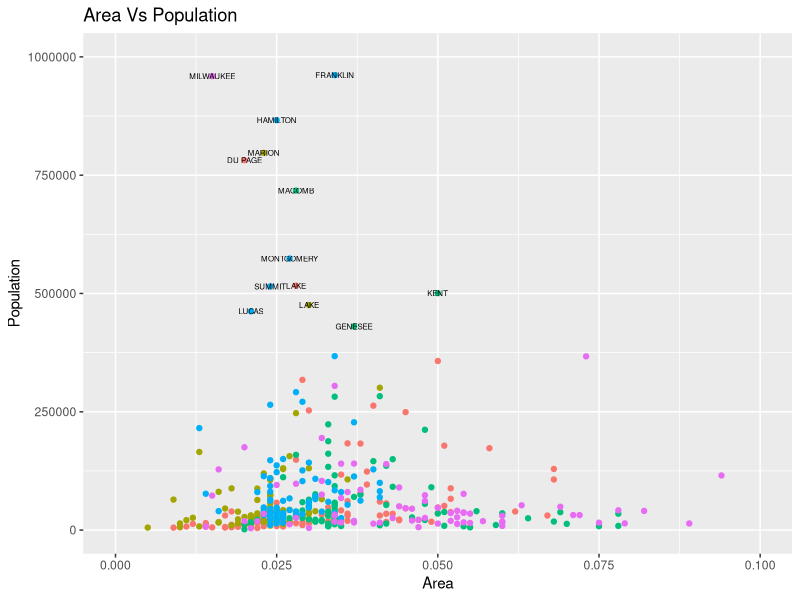
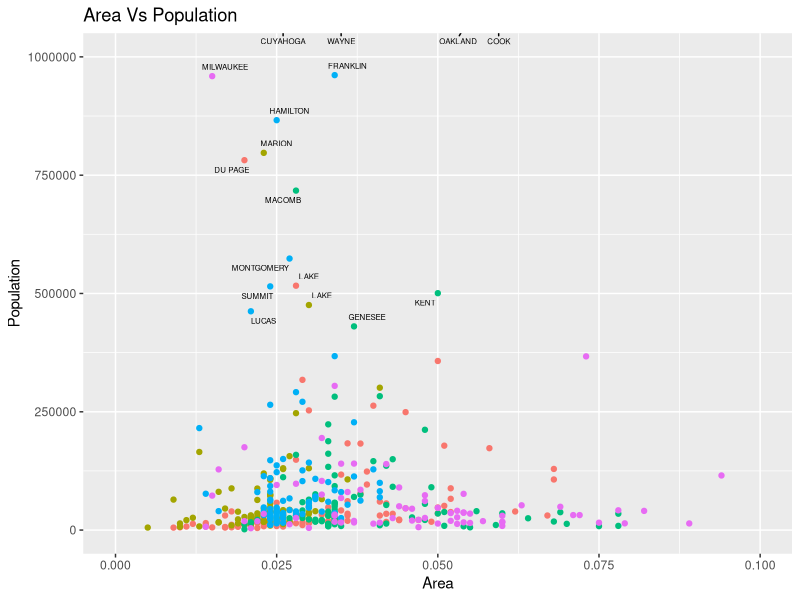
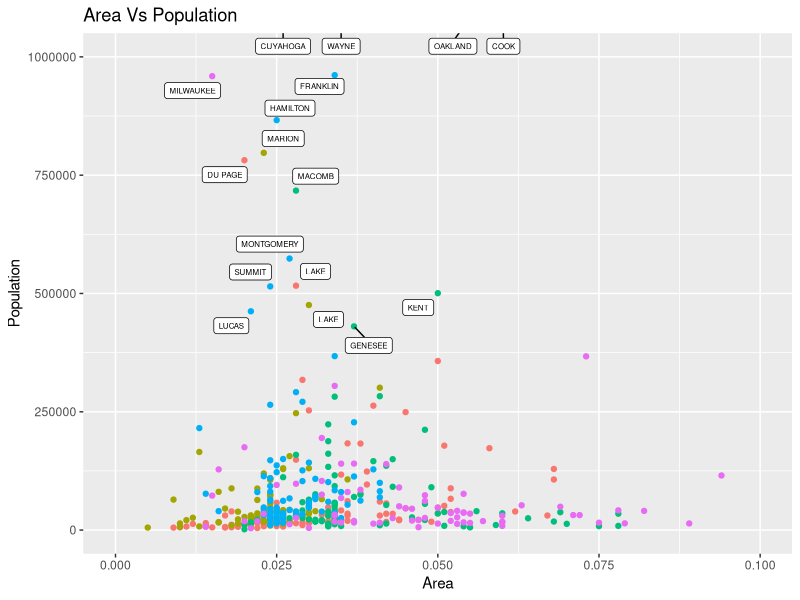
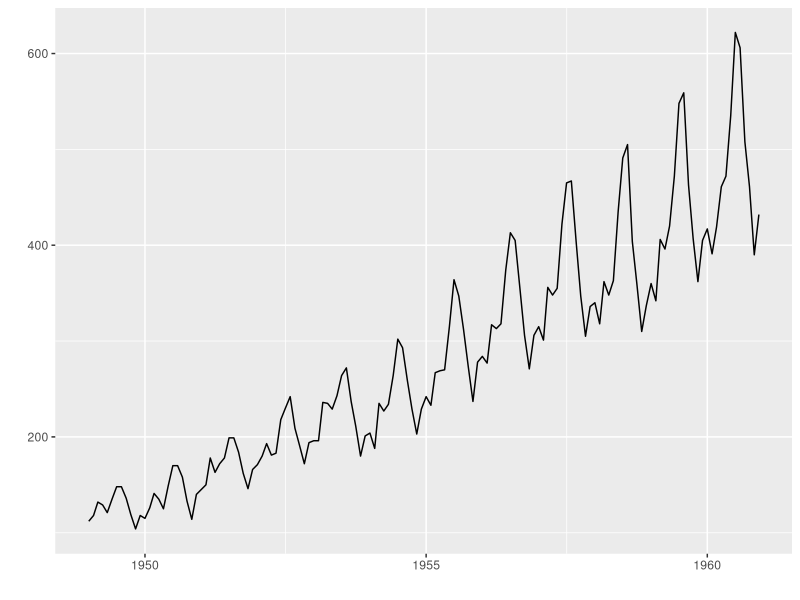
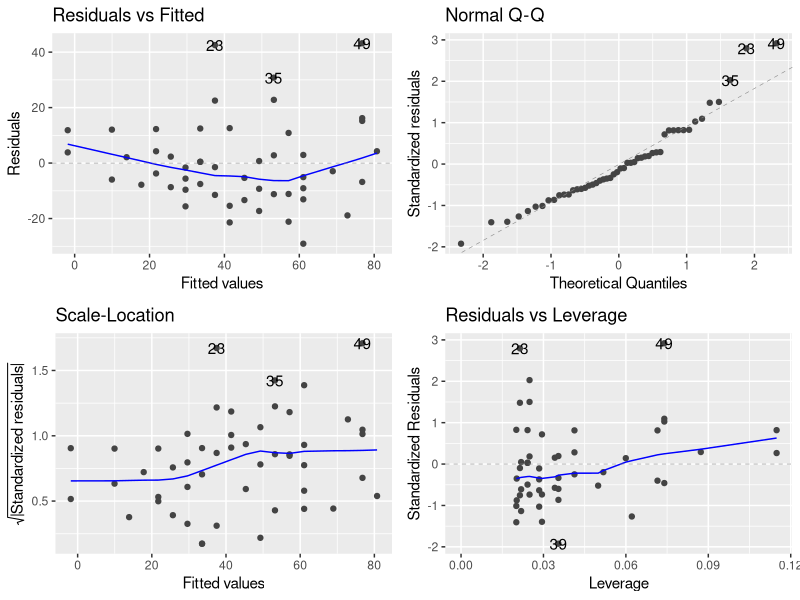
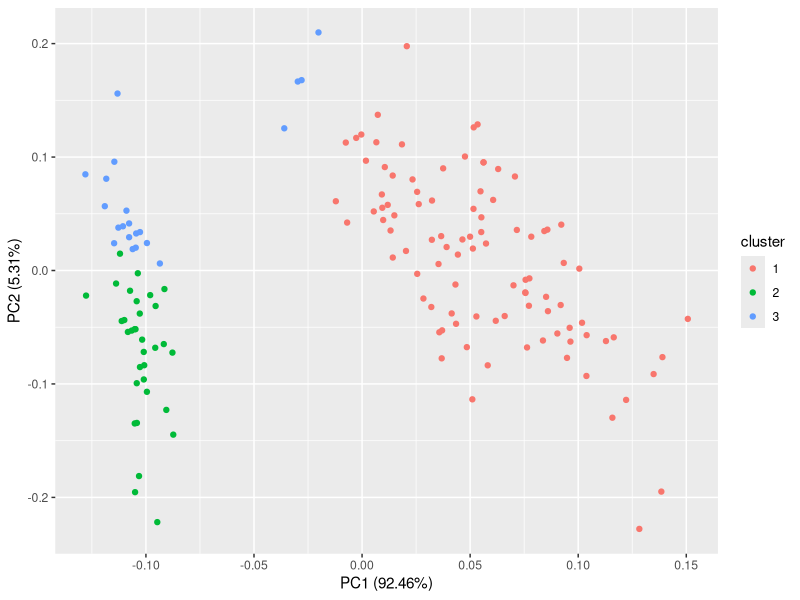

Generate these figures, in order, with R:
# Course Title: Mastering R Programming
# Author: Selva Prabhakaran
# URL: https://www.packtpub.com/big-data-and-business-intelligence/mastering-r-programming-video
# Contact: selva86@gmail.com
# Website: www.r-statistics.co

browseVignettes("ggplot2")
library(ggplot2)
library(ggrepel)
data("midwest", package = "ggplot2")
# midwest <- read.csv("http://goo.gl/G1K41K") 

# Add plot components
gg <- ggplot(midwest, aes(x=area, y=poptotal)) + 
  geom_point(aes(col=state)) + 
  coord_cartesian(xlim=c(0, 0.1), ylim=c(0, 1000000)) + 
  labs(title="Area Vs Population", y="Population", x="Area") +
  theme(legend.position="None")

midwest_sub <- midwest[midwest$poptotal > 400000, ]
midwest_sub$large_county <- ifelse(midwest_sub$poptotal > 400000, midwest_sub$county, "")


gg + geom_text(aes(label=large_county), size=2, data=midwest_sub)   # text

gg + geom_text_repel(aes(label=large_county), size=2, data=midwest_sub)   # text
gg + geom_label_repel(aes(label=large_county), size=2, data=midwest_sub)   # label


# install.packages("ggfortify")
library(ggfortify)
autoplot(AirPassengers)

mod <- lm(dist ~ speed, data=cars)
autoplot(mod)

kmod <- kmeans(iris[, -5], 3)
autoplot(kmod, data=iris)
